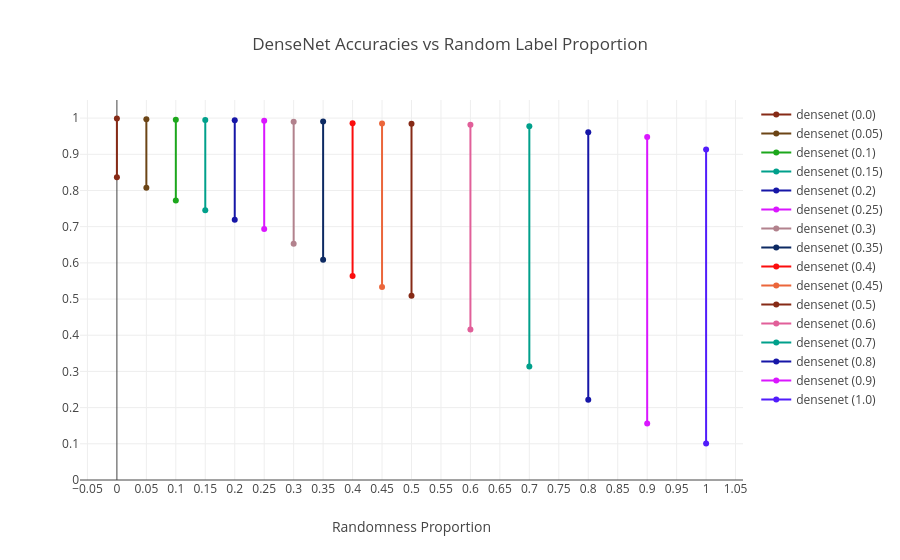

The notebook cell saved with this chart:
### Code cell
densenet = full_data[(full_data["model"].str.contains("densenet")) & (full_data["split"] == "trainUval")].copy()

densenet["layer_idx"] = densenet["layer"].apply(lambda x: layer_order['densenet'].index(x))
densenet.sort_values("layer_idx", inplace=True)

densenet_accs = densenet[(densenet["layer"] == "a1") & (densenet["dataset"].str.contains("-r"))][["dataset", "model", "train_acc", "val_acc"]]
densenet_accs["random_prop"] = densenet_accs["dataset"].apply(lambda x: float(x.split("-r")[1]))
densenet_accs.sort_values("random_prop", inplace=True)

fig = make_subplots()
for i, row in densenet_accs.iterrows():
    color = color_seq[i % len(color_seq)]
    fig.add_trace(go.Scatter(x=[row["random_prop"], row["random_prop"]], y=[row["train_acc"], row["val_acc"]], mode="lines+markers", line = dict(color=color), name=f"{row['model']} ({row['random_prop']})"))
    
fig.update_layout(title="DenseNet Accuracies vs Random Label Proportion")
fig.update_xaxes(title_text="Randomness Proportion", nticks=23)
fig.update_yaxes(range=[0.0, 1.05], nticks=20)

### Figure 1 — Plotly figure (JSON) as saved in the notebook; plotly's stock layout.template omitted (floating-point values rounded to 4 significant figures)
{"data": [{"line": {"color": "#862A16"}, "mode": "lines+markers", "name": "densenet (0.0)", "type": "scatter", "x": [0, 0], "y": [0.9986, 0.8365]}, {"line": {"color": "#6C4516"}, "mode": "lines+markers", "name": "densenet (0.05)", "type": "scatter", "x": [0.05, 0.05], "y": [0.9969, 0.8074]}, {"line": {"color": "#1CA71C"}, "mode": "lines+markers", "name": "densenet (0.1)", "type": "scatter", "x": [0.1, 0.1], "y": [0.9955, 0.7726]}, {"line": {"color": "#00A08B"}, "mode": "lines+markers", "name": "densenet (0.15)", "type": "scatter", "x": [0.15, 0.15], "y": [0.9945, 0.7457]}, {"line": {"color": "#1616A7"}, "mode": "lines+markers", "name": "densenet (0.2)", "type": "scatter", "x": [0.2, 0.2], "y": [0.9943, 0.7188]}, {"line": {"color": "#DA16FF"}, "mode": "lines+markers", "name": "densenet (0.25)", "type": "scatter", "x": [0.25, 0.25], "y": [0.9927, 0.6933]}, {"line": {"color": "#B2828D"}, "mode": "lines+markers", "name": "densenet (0.3)", "type": "scatter", "x": [0.3, 0.3], "y": [0.9901, 0.6528]}, {"line": {"color": "#0D2A63"}, "mode": "lines+markers", "name": "densenet (0.35)", "type": "scatter", "x": [0.35, 0.35], "y": [0.9907, 0.6086]}, {"line": {"color": "#FB0D0D"}, "mode": "lines+markers", "name": "densenet (0.4)", "type": "scatter", "x": [0.4, 0.4], "y": [0.9856, 0.5638]}, {"line": {"color": "#EB663B"}, "mode": "lines+markers", "name": "densenet (0.45)", "type": "scatter", "x": [0.45, 0.45], "y": [0.9849, 0.5336]}, {"line": {"color": "#862A16"}, "mode": "lines+markers", "name": "densenet (0.5)", "type": "scatter", "x": [0.5, 0.5], "y": [0.9847, 0.5092]}, {"line": {"color": "#E15F99"}, "mode": "lines+markers", "name": "densenet (0.6)", "type": "scatter", "x": [0.6, 0.6], "y": [0.9817, 0.4162]}, {"line": {"color": "#00A08B"}, "mode": "lines+markers", "name": "densenet (0.7)", "type": "scatter", "x": [0.7, 0.7], "y": [0.9775, 0.3136]}, {"line": {"color": "#1616A7"}, "mode": "lines+markers", "name": "densenet (0.8)", "type": "scatter", "x": [0.8, 0.8], "y": [0.9608, 0.2218]}, {"line": {"color": "#DA16FF"}, "mode": "lines+markers", "name": "densenet (0.9)", "type": "scatter", "x": [0.9, 0.9], "y": [0.9479, 0.1563]}, {"line": {"color": "#511CFB"}, "mode": "lines+markers", "name": "densenet (1.0)", "type": "scatter", "x": [1, 1], "y": [0.9135, 0.101]}], "layout": {"title": {"text": "DenseNet Accuracies vs Random Label Proportion"}, "xaxis": {"anchor": "y", "domain": [0, 1], "nticks": 23, "title": {"text": "Randomness Proportion"}}, "yaxis": {"anchor": "x", "domain": [0, 1], "nticks": 20, "range": [0, 1.05]}}}
